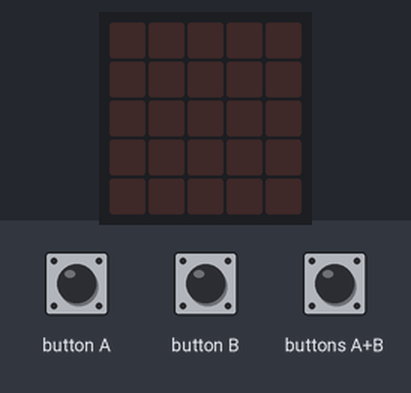
The program below on a simulated BBC micro:bit (MakeCode). On the bench: the board's 5×5 LED display. The inputs (shaded band) are chosen by the test bench. Random numbers come from a fixed seed.

Above: at 1.2 s.
1.3 s: buttons A+B pressed for 0.15 s
At 2.5 s:
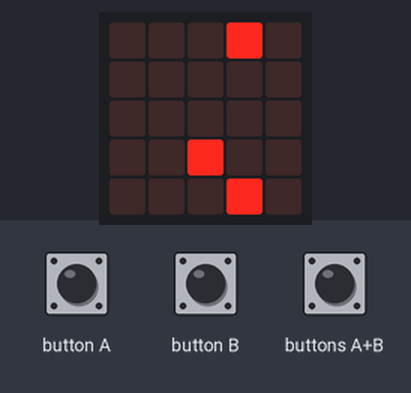
4.4 s: button B pressed for 0.15 s
At 5.7 s:
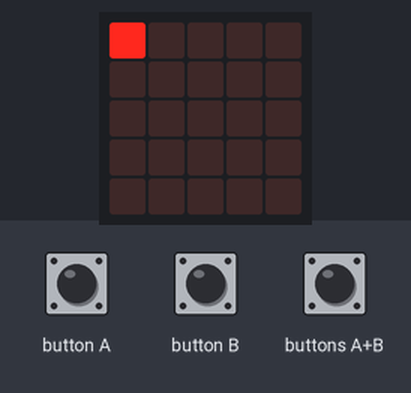
6.0 s: buttons A+B pressed for 1 s
At 8.1 s:
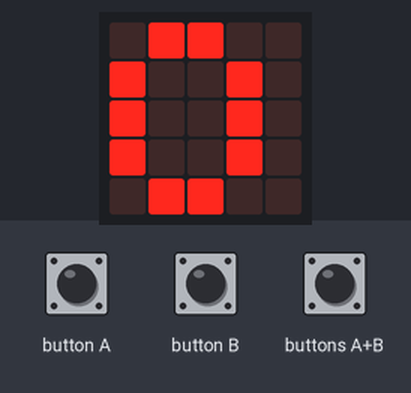
8.5 s: buttons A+B pressed for 0.15 s
At 9.8 s:
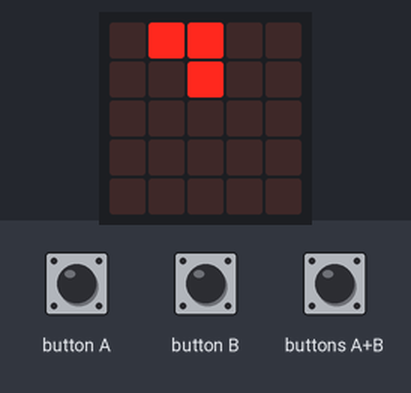
11.6 s: button B pressed 5 times (0.12 s each, 0.3 s apart)
At 13.3 s:
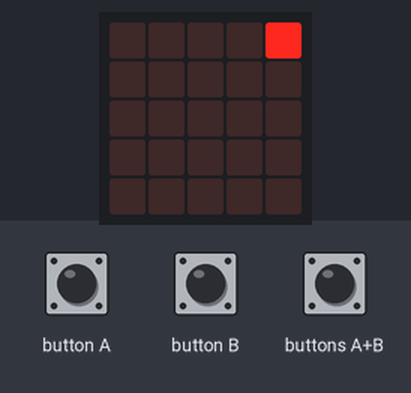
14.6 s: button B pressed for 0.15 s
At 15.8 s:
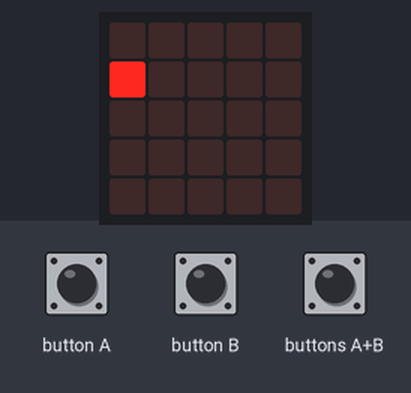
Timing chart, 0 to 17.2 s (numbered marks = the images above; inputs shaded):
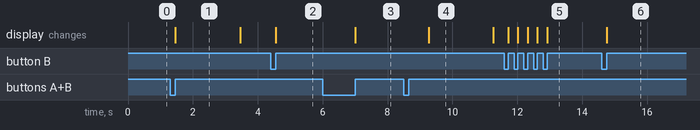

Measured:
- after the input at 1.3 s, the display: changes after 0.16 s (image 1)
- after the input at 4.4 s, the display: changes after 0.15 s (image 2)
- after the input at 6.0 s, the display: changes after 1.0 s (image 3)
- after the input at 8.5 s, the display: changes after 0.76 s (image 4)
- after the input at 11.6 s, the display: first changes after 0.12 s (image 5 shows a later state)
- after the input at 14.6 s, the display: changes after 0.15 s (image 6)
- what the display in image 1 shows lasts 2.0 s, from 1.5 s to 3.5 s

The program:

main.ts
```typescript
function 燈數 (num: number, 亮度: number) {
    if (num % 5 == 0) {
        x = 4
        y = Math.floor(num / 5 - 1)
    } else {
        x = num % 5 - 1
        y = Math.floor(num / 5)
    }
    led.plotBrightness(x, y, 亮度)
}
input.onButtonPressed(Button.A, function () {
    if (run == 2) {
        if (user_list[answer] == 0) {
            user_list[answer] = 1
        } else {
            user_list[answer] = 0
        }
    }
})
input.onButtonPressed(Button.AB, function () {
    if (run == 0) {
        run = 1
        score = 0
        answer = 0
    } else if (run == 2) {
        for (let index = 0; index <= 24; index++) {
            if (list[index] != user_list[index]) {
                run = 0
                basic.showNumber(score)
            }
        }
        if (run == 2) {
            run = 1
            score += 1
        }
    }
})
input.onButtonPressed(Button.B, function () {
    if (run == 2) {
        basic.clearScreen()
        for (let index = 0; index <= 24; index++) {
            if (user_list[index] == 1) {
                燈數(index / 1, 30)
            }
        }
        answer += 1
        if (answer > 24) {
            answer = 0
        }
        燈數(answer / 1, 255)
    }
})
let a = 0
let n = 0
let list: number[] = []
let score = 0
let answer = 0
let user_list: number[] = []
let y = 0
let x = 0
let run = 0
run = 0
basic.forever(function () {
    if (run == 1) {
        basic.clearScreen()
        list = []
        user_list = []
        for (let index = 0; index < 25; index++) {
            list.push(0)
            user_list.push(0)
        }
        n = 0
        while (n < 3) {
            a = randint(0, 24)
            if (list[a] == 0) {
                list[a] = 1
                n += 1
                燈數(a / 1, 255)
            }
        }
        basic.pause(2000)
        basic.clearScreen()
        run = 2
    }
})
```

test.ts
```typescript
// 在這裡測試；當此封包作為擴充功能時，將不會編譯此內容。
```
